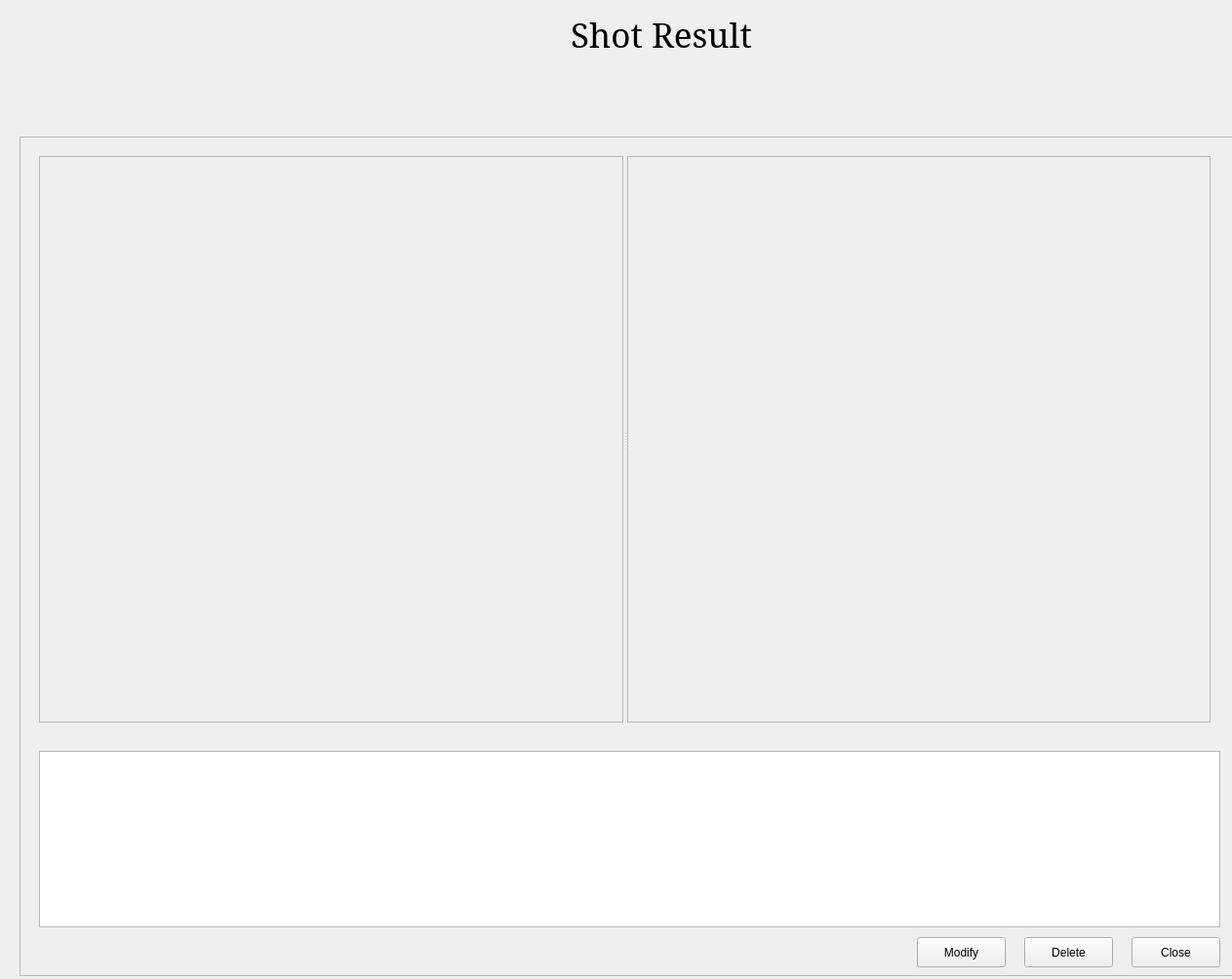
<ui version="4.0" >
 <class>MainWindow</class>
 <widget class="QMainWindow" name="MainWindow" >
  <property name="geometry" >
   <rect>
    <x>0</x>
    <y>0</y>
    <width>1263</width>
    <height>1004</height>
   </rect>
  </property>
  <property name="windowTitle" >
   <string>MainWindow</string>
  </property>
  <widget class="QWidget" name="centralwidget" >
   <widget class="QLabel" name="label_3" >
    <property name="geometry" >
     <rect>
      <x>550</x>
      <y>12</y>
      <width>256</width>
      <height>46</height>
     </rect>
    </property>
    <property name="font" >
     <font>
      <family>Luxi Serif</family>
      <pointsize>26</pointsize>
      <weight>50</weight>
      <bold>false</bold>
     </font>
    </property>
    <property name="text" >
     <string>Shot Result</string>
    </property>
    <property name="alignment" >
     <set>Qt::AlignCenter</set>
    </property>
   </widget>
   <widget class="QFrame" name="frame" >
    <property name="geometry" >
     <rect>
      <x>20</x>
      <y>140</y>
      <width>1251</width>
      <height>861</height>
     </rect>
    </property>
    <property name="frameShape" >
     <enum>QFrame::StyledPanel</enum>
    </property>
    <property name="frameShadow" >
     <enum>QFrame::Raised</enum>
    </property>
    <widget class="QPushButton" name="pbClose" >
     <property name="geometry" >
      <rect>
       <x>1140</x>
       <y>821</y>
       <width>91</width>
       <height>31</height>
      </rect>
     </property>
     <property name="text" >
      <string>Close</string>
     </property>
    </widget>
    <widget class="QPushButton" name="pbDelete" >
     <property name="geometry" >
      <rect>
       <x>1030</x>
       <y>821</y>
       <width>91</width>
       <height>31</height>
      </rect>
     </property>
     <property name="text" >
      <string>Delete</string>
     </property>
    </widget>
    <widget class="QTableWidget" name="tableWidget" >
     <property name="geometry" >
      <rect>
       <x>20</x>
       <y>630</y>
       <width>1211</width>
       <height>181</height>
      </rect>
     </property>
     <property name="sizePolicy" >
      <sizepolicy vsizetype="Fixed" hsizetype="Preferred" >
       <horstretch>0</horstretch>
       <verstretch>0</verstretch>
      </sizepolicy>
     </property>
    </widget>
    <widget class="QPushButton" name="pbModify" >
     <property name="geometry" >
      <rect>
       <x>920</x>
       <y>821</y>
       <width>91</width>
       <height>31</height>
      </rect>
     </property>
     <property name="text" >
      <string>Modify</string>
     </property>
    </widget>
    <widget class="QSplitter" name="splitter" >
     <property name="geometry" >
      <rect>
       <x>20</x>
       <y>20</y>
       <width>1201</width>
       <height>581</height>
      </rect>
     </property>
     <property name="orientation" >
      <enum>Qt::Horizontal</enum>
     </property>
     <widget class="QLabel" name="label" >
      <property name="sizePolicy" >
       <sizepolicy vsizetype="Expanding" hsizetype="Expanding" >
        <horstretch>0</horstretch>
        <verstretch>0</verstretch>
       </sizepolicy>
      </property>
      <property name="frameShape" >
       <enum>QFrame::StyledPanel</enum>
      </property>
      <property name="text" >
       <string/>
      </property>
     </widget>
     <widget class="QLabel" name="label_2" >
      <property name="sizePolicy" >
       <sizepolicy vsizetype="Expanding" hsizetype="Expanding" >
        <horstretch>0</horstretch>
        <verstretch>0</verstretch>
       </sizepolicy>
      </property>
      <property name="frameShape" >
       <enum>QFrame::StyledPanel</enum>
      </property>
      <property name="text" >
       <string/>
      </property>
     </widget>
    </widget>
   </widget>
  </widget>
 </widget>
 <resources/>
 <connections/>
</ui>
